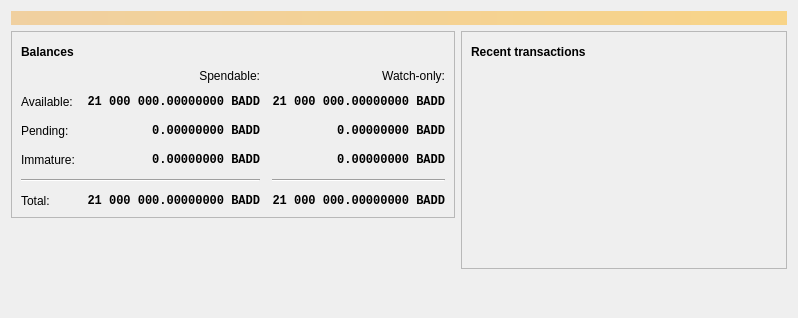
<?xml version="1.0" encoding="UTF-8"?>
<ui version="4.0">
 <class>OverviewPage</class>
 <widget class="QWidget" name="OverviewPage">
  <property name="geometry">
   <rect>
    <x>0</x>
    <y>0</y>
    <width>798</width>
    <height>318</height>
   </rect>
  </property>
  <property name="windowTitle">
   <string>Form</string>
  </property>
  <layout class="QVBoxLayout" name="topLayout">
   <item>
    <widget class="QLabel" name="labelAlerts">
     <property name="visible">
      <bool>false</bool>
     </property>
     <property name="styleSheet">
      <string notr="true">QLabel { background-color: qlineargradient(x1: 0, y1: 0, x2: 1, y2: 0, stop:0 #F0D0A0, stop:1 #F8D488); color:#000000; }</string>
     </property>
     <property name="wordWrap">
      <bool>true</bool>
     </property>
     <property name="margin">
      <number>3</number>
     </property>
     <property name="textInteractionFlags">
      <set>Qt::TextSelectableByMouse</set>
     </property>
    </widget>
   </item>
   <item>
    <layout class="QHBoxLayout" name="horizontalLayout" stretch="1,1">
     <item>
      <layout class="QVBoxLayout" name="verticalLayout_2">
       <item>
        <widget class="QFrame" name="frame">
         <property name="frameShape">
          <enum>QFrame::StyledPanel</enum>
         </property>
         <property name="frameShadow">
          <enum>QFrame::Raised</enum>
         </property>
         <layout class="QVBoxLayout" name="verticalLayout_4">
          <item>
           <layout class="QHBoxLayout" name="horizontalLayout_4">
            <item>
             <widget class="QLabel" name="label_5">
              <property name="font">
               <font>
                <weight>75</weight>
                <bold>true</bold>
               </font>
              </property>
              <property name="text">
               <string>Balances</string>
              </property>
             </widget>
            </item>
            <item>
             <widget class="QPushButton" name="labelWalletStatus">
              <property name="enabled">
               <bool>true</bool>
              </property>
              <property name="maximumSize">
               <size>
                <width>30</width>
                <height>16777215</height>
               </size>
              </property>
              <property name="toolTip">
               <string>The displayed information may be out of date. Your wallet automatically synchronizes with the Baddcoin network after a connection is established, but this process has not completed yet.</string>
              </property>
              <property name="text">
               <string/>
              </property>
              <property name="icon">
               <iconset resource="../baddcoin.qrc">
                <normaloff>:/icons/warning</normaloff>
                <disabledoff>:/icons/warning</disabledoff>:/icons/warning</iconset>
              </property>
              <property name="iconSize">
               <size>
                <width>24</width>
                <height>24</height>
               </size>
              </property>
              <property name="flat">
               <bool>true</bool>
              </property>
             </widget>
            </item>
            <item>
             <spacer name="horizontalSpacer_3">
              <property name="orientation">
               <enum>Qt::Horizontal</enum>
              </property>
              <property name="sizeHint" stdset="0">
               <size>
                <width>40</width>
                <height>20</height>
               </size>
              </property>
             </spacer>
            </item>
           </layout>
          </item>
          <item>
           <layout class="QGridLayout" name="gridLayout">
            <property name="spacing">
             <number>12</number>
            </property>
            <item row="2" column="2">
             <widget class="QLabel" name="labelWatchPending">
              <property name="font">
               <font>
                <family>Monospace</family>
                <weight>75</weight>
                <bold>true</bold>
               </font>
              </property>
              <property name="cursor">
               <cursorShape>IBeamCursor</cursorShape>
              </property>
              <property name="toolTip">
               <string>Unconfirmed transactions to watch-only addresses</string>
              </property>
              <property name="text">
               <string notr="true">0.00000000 BADD</string>
              </property>
              <property name="alignment">
               <set>Qt::AlignRight|Qt::AlignTrailing|Qt::AlignVCenter</set>
              </property>
              <property name="textInteractionFlags">
               <set>Qt::LinksAccessibleByMouse|Qt::TextSelectableByKeyboard|Qt::TextSelectableByMouse</set>
              </property>
             </widget>
            </item>
            <item row="2" column="1">
             <widget class="QLabel" name="labelUnconfirmed">
              <property name="font">
               <font>
                <family>Monospace</family>
                <weight>75</weight>
                <bold>true</bold>
               </font>
              </property>
              <property name="cursor">
               <cursorShape>IBeamCursor</cursorShape>
              </property>
              <property name="toolTip">
               <string>Total of transactions that have yet to be confirmed, and do not yet count toward the spendable balance</string>
              </property>
              <property name="text">
               <string notr="true">0.00000000 BADD</string>
              </property>
              <property name="alignment">
               <set>Qt::AlignRight|Qt::AlignTrailing|Qt::AlignVCenter</set>
              </property>
              <property name="textInteractionFlags">
               <set>Qt::LinksAccessibleByMouse|Qt::TextSelectableByKeyboard|Qt::TextSelectableByMouse</set>
              </property>
             </widget>
            </item>
            <item row="3" column="2">
             <widget class="QLabel" name="labelWatchImmature">
              <property name="font">
               <font>
                <family>Monospace</family>
                <weight>75</weight>
                <bold>true</bold>
               </font>
              </property>
              <property name="cursor">
               <cursorShape>IBeamCursor</cursorShape>
              </property>
              <property name="toolTip">
               <string>Mined balance in watch-only addresses that has not yet matured</string>
              </property>
              <property name="text">
               <string notr="true">0.00000000 BADD</string>
              </property>
              <property name="alignment">
               <set>Qt::AlignRight|Qt::AlignTrailing|Qt::AlignVCenter</set>
              </property>
              <property name="textInteractionFlags">
               <set>Qt::LinksAccessibleByMouse|Qt::TextSelectableByKeyboard|Qt::TextSelectableByMouse</set>
              </property>
             </widget>
            </item>
            <item row="4" column="0" colspan="2">
             <widget class="Line" name="line">
              <property name="orientation">
               <enum>Qt::Horizontal</enum>
              </property>
             </widget>
            </item>
            <item row="4" column="2">
             <widget class="Line" name="lineWatchBalance">
              <property name="sizePolicy">
               <sizepolicy hsizetype="Preferred" vsizetype="Fixed">
                <horstretch>0</horstretch>
                <verstretch>0</verstretch>
               </sizepolicy>
              </property>
              <property name="minimumSize">
               <size>
                <width>140</width>
                <height>0</height>
               </size>
              </property>
              <property name="orientation">
               <enum>Qt::Horizontal</enum>
              </property>
             </widget>
            </item>
            <item row="5" column="0">
             <widget class="QLabel" name="labelTotalText">
              <property name="text">
               <string>Total:</string>
              </property>
             </widget>
            </item>
            <item row="3" column="1">
             <widget class="QLabel" name="labelImmature">
              <property name="font">
               <font>
                <family>Monospace</family>
                <weight>75</weight>
                <bold>true</bold>
               </font>
              </property>
              <property name="cursor">
               <cursorShape>IBeamCursor</cursorShape>
              </property>
              <property name="toolTip">
               <string>Mined balance that has not yet matured</string>
              </property>
              <property name="text">
               <string notr="true">0.00000000 BADD</string>
              </property>
              <property name="alignment">
               <set>Qt::AlignRight|Qt::AlignTrailing|Qt::AlignVCenter</set>
              </property>
              <property name="textInteractionFlags">
               <set>Qt::LinksAccessibleByMouse|Qt::TextSelectableByKeyboard|Qt::TextSelectableByMouse</set>
              </property>
             </widget>
            </item>
            <item row="2" column="3">
             <spacer name="horizontalSpacer_2">
              <property name="orientation">
               <enum>Qt::Horizontal</enum>
              </property>
              <property name="sizeHint" stdset="0">
               <size>
                <width>40</width>
                <height>20</height>
               </size>
              </property>
             </spacer>
            </item>
            <item row="3" column="0">
             <widget class="QLabel" name="labelImmatureText">
              <property name="text">
               <string>Immature:</string>
              </property>
             </widget>
            </item>
            <item row="5" column="1">
             <widget class="QLabel" name="labelTotal">
              <property name="font">
               <font>
                <family>Monospace</family>
                <weight>75</weight>
                <bold>true</bold>
               </font>
              </property>
              <property name="cursor">
               <cursorShape>IBeamCursor</cursorShape>
              </property>
              <property name="toolTip">
               <string>Your current total balance</string>
              </property>
              <property name="text">
               <string notr="true">21 000 000.00000000 BADD</string>
              </property>
              <property name="alignment">
               <set>Qt::AlignRight|Qt::AlignTrailing|Qt::AlignVCenter</set>
              </property>
              <property name="textInteractionFlags">
               <set>Qt::LinksAccessibleByMouse|Qt::TextSelectableByKeyboard|Qt::TextSelectableByMouse</set>
              </property>
             </widget>
            </item>
            <item row="5" column="2">
             <widget class="QLabel" name="labelWatchTotal">
              <property name="font">
               <font>
                <family>Monospace</family>
                <weight>75</weight>
                <bold>true</bold>
               </font>
              </property>
              <property name="cursor">
               <cursorShape>IBeamCursor</cursorShape>
              </property>
              <property name="toolTip">
               <string>Current total balance in watch-only addresses</string>
              </property>
              <property name="text">
               <string notr="true">21 000 000.00000000 BADD</string>
              </property>
              <property name="alignment">
               <set>Qt::AlignRight|Qt::AlignTrailing|Qt::AlignVCenter</set>
              </property>
              <property name="textInteractionFlags">
               <set>Qt::LinksAccessibleByMouse|Qt::TextSelectableByKeyboard|Qt::TextSelectableByMouse</set>
              </property>
             </widget>
            </item>
            <item row="0" column="2">
             <widget class="QLabel" name="labelWatchonly">
              <property name="text">
               <string>Watch-only:</string>
              </property>
              <property name="alignment">
               <set>Qt::AlignRight|Qt::AlignTrailing|Qt::AlignVCenter</set>
              </property>
             </widget>
            </item>
            <item row="1" column="0">
             <widget class="QLabel" name="labelBalanceText">
              <property name="text">
               <string>Available:</string>
              </property>
             </widget>
            </item>
            <item row="1" column="1">
             <widget class="QLabel" name="labelBalance">
              <property name="font">
               <font>
                <family>Monospace</family>
                <weight>75</weight>
                <bold>true</bold>
               </font>
              </property>
              <property name="cursor">
               <cursorShape>IBeamCursor</cursorShape>
              </property>
              <property name="toolTip">
               <string>Your current spendable balance</string>
              </property>
              <property name="text">
               <string notr="true">21 000 000.00000000 BADD</string>
              </property>
              <property name="alignment">
               <set>Qt::AlignRight|Qt::AlignTrailing|Qt::AlignVCenter</set>
              </property>
              <property name="textInteractionFlags">
               <set>Qt::LinksAccessibleByMouse|Qt::TextSelectableByKeyboard|Qt::TextSelectableByMouse</set>
              </property>
             </widget>
            </item>
            <item row="1" column="2">
             <widget class="QLabel" name="labelWatchAvailable">
              <property name="font">
               <font>
                <family>Monospace</family>
                <weight>75</weight>
                <bold>true</bold>
               </font>
              </property>
              <property name="cursor">
               <cursorShape>IBeamCursor</cursorShape>
              </property>
              <property name="toolTip">
               <string>Your current balance in watch-only addresses</string>
              </property>
              <property name="text">
               <string notr="true">21 000 000.00000000 BADD</string>
              </property>
              <property name="alignment">
               <set>Qt::AlignRight|Qt::AlignTrailing|Qt::AlignVCenter</set>
              </property>
              <property name="textInteractionFlags">
               <set>Qt::LinksAccessibleByMouse|Qt::TextSelectableByKeyboard|Qt::TextSelectableByMouse</set>
              </property>
             </widget>
            </item>
            <item row="2" column="0">
             <widget class="QLabel" name="labelPendingText">
              <property name="text">
               <string>Pending:</string>
              </property>
             </widget>
            </item>
            <item row="0" column="1">
             <widget class="QLabel" name="labelSpendable">
              <property name="text">
               <string>Spendable:</string>
              </property>
              <property name="alignment">
               <set>Qt::AlignRight|Qt::AlignTrailing|Qt::AlignVCenter</set>
              </property>
             </widget>
            </item>
           </layout>
          </item>
         </layout>
        </widget>
       </item>
       <item>
        <spacer name="verticalSpacer">
         <property name="orientation">
          <enum>Qt::Vertical</enum>
         </property>
         <property name="sizeHint" stdset="0">
          <size>
           <width>20</width>
           <height>40</height>
          </size>
         </property>
        </spacer>
       </item>
      </layout>
     </item>
     <item>
      <layout class="QVBoxLayout" name="verticalLayout_3">
       <item>
        <widget class="QFrame" name="frame_2">
         <property name="frameShape">
          <enum>QFrame::StyledPanel</enum>
         </property>
         <property name="frameShadow">
          <enum>QFrame::Raised</enum>
         </property>
         <layout class="QVBoxLayout" name="verticalLayout">
          <item>
           <layout class="QHBoxLayout" name="horizontalLayout_2">
            <item>
             <widget class="QLabel" name="label_4">
              <property name="font">
               <font>
                <weight>75</weight>
                <bold>true</bold>
               </font>
              </property>
              <property name="text">
               <string>Recent transactions</string>
              </property>
             </widget>
            </item>
            <item>
             <widget class="QPushButton" name="labelTransactionsStatus">
              <property name="enabled">
               <bool>true</bool>
              </property>
              <property name="maximumSize">
               <size>
                <width>30</width>
                <height>16777215</height>
               </size>
              </property>
              <property name="toolTip">
               <string>The displayed information may be out of date. Your wallet automatically synchronizes with the Baddcoin network after a connection is established, but this process has not completed yet.</string>
              </property>
              <property name="text">
               <string/>
              </property>
              <property name="icon">
               <iconset resource="../baddcoin.qrc">
                <normaloff>:/icons/warning</normaloff>
                <disabledoff>:/icons/warning</disabledoff>:/icons/warning</iconset>
              </property>
              <property name="iconSize">
               <size>
                <width>24</width>
                <height>24</height>
               </size>
              </property>
              <property name="flat">
               <bool>true</bool>
              </property>
             </widget>
            </item>
            <item>
             <spacer name="horizontalSpacer">
              <property name="orientation">
               <enum>Qt::Horizontal</enum>
              </property>
              <property name="sizeHint" stdset="0">
               <size>
                <width>40</width>
                <height>20</height>
               </size>
              </property>
             </spacer>
            </item>
           </layout>
          </item>
          <item>
           <widget class="QListView" name="listTransactions">
            <property name="styleSheet">
             <string notr="true">QListView { background: transparent; }</string>
            </property>
            <property name="frameShape">
             <enum>QFrame::NoFrame</enum>
            </property>
            <property name="verticalScrollBarPolicy">
             <enum>Qt::ScrollBarAlwaysOff</enum>
            </property>
            <property name="horizontalScrollBarPolicy">
             <enum>Qt::ScrollBarAlwaysOff</enum>
            </property>
            <property name="selectionMode">
             <enum>QAbstractItemView::NoSelection</enum>
            </property>
           </widget>
          </item>
         </layout>
        </widget>
       </item>
       <item>
        <spacer name="verticalSpacer_2">
         <property name="orientation">
          <enum>Qt::Vertical</enum>
         </property>
         <property name="sizeHint" stdset="0">
          <size>
           <width>20</width>
           <height>40</height>
          </size>
         </property>
        </spacer>
       </item>
      </layout>
     </item>
    </layout>
   </item>
  </layout>
 </widget>
 <resources/>
 <connections/>
</ui>
